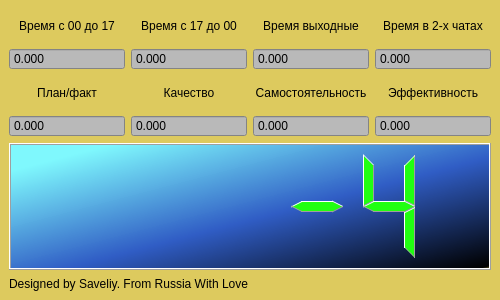
<?xml version="1.0" encoding="UTF-8"?>
<ui version="4.0">
 <class>MainWindow</class>
 <widget class="QMainWindow" name="MainWindow">
  <property name="enabled">
   <bool>true</bool>
  </property>
  <property name="geometry">
   <rect>
    <x>0</x>
    <y>0</y>
    <width>500</width>
    <height>300</height>
   </rect>
  </property>
  <property name="sizePolicy">
   <sizepolicy hsizetype="Fixed" vsizetype="Fixed">
    <horstretch>0</horstretch>
    <verstretch>0</verstretch>
   </sizepolicy>
  </property>
  <property name="windowTitle">
   <string>MainWindow</string>
  </property>
  <property name="styleSheet">
   <string notr="true">background-color: rgb(221, 202, 94);</string>
  </property>
  <widget class="QWidget" name="centralwidget">
   <layout class="QVBoxLayout" name="verticalLayout">
    <item>
     <layout class="QGridLayout" name="gridLayout">
      <item row="0" column="0">
       <widget class="QLabel" name="zeroseven">
        <property name="styleSheet">
         <string notr="true">color: rgb(0, 0, 0);</string>
        </property>
        <property name="frameShadow">
         <enum>QFrame::Raised</enum>
        </property>
        <property name="text">
         <string>Время с 00 до 17</string>
        </property>
        <property name="scaledContents">
         <bool>true</bool>
        </property>
        <property name="alignment">
         <set>Qt::AlignCenter</set>
        </property>
       </widget>
      </item>
      <item row="0" column="3">
       <widget class="QLabel" name="twochats">
        <property name="styleSheet">
         <string notr="true">color: rgb(0, 0, 0);</string>
        </property>
        <property name="frameShadow">
         <enum>QFrame::Raised</enum>
        </property>
        <property name="text">
         <string>Время в 2-х чатах</string>
        </property>
        <property name="scaledContents">
         <bool>true</bool>
        </property>
        <property name="alignment">
         <set>Qt::AlignCenter</set>
        </property>
       </widget>
      </item>
      <item row="0" column="1">
       <widget class="QLabel" name="sevenzero">
        <property name="styleSheet">
         <string notr="true">color: rgb(0, 0, 0);</string>
        </property>
        <property name="frameShadow">
         <enum>QFrame::Raised</enum>
        </property>
        <property name="text">
         <string>Время с 17 до 00</string>
        </property>
        <property name="scaledContents">
         <bool>true</bool>
        </property>
        <property name="alignment">
         <set>Qt::AlignCenter</set>
        </property>
       </widget>
      </item>
      <item row="0" column="2">
       <widget class="QLabel" name="holy">
        <property name="styleSheet">
         <string notr="true">color: rgb(0, 0, 0);</string>
        </property>
        <property name="frameShadow">
         <enum>QFrame::Raised</enum>
        </property>
        <property name="text">
         <string>Время выходные</string>
        </property>
        <property name="scaledContents">
         <bool>true</bool>
        </property>
        <property name="alignment">
         <set>Qt::AlignCenter</set>
        </property>
       </widget>
      </item>
      <item row="2" column="0">
       <widget class="QLabel" name="plaf">
        <property name="styleSheet">
         <string notr="true">color: rgb(0, 0, 0);</string>
        </property>
        <property name="frameShadow">
         <enum>QFrame::Raised</enum>
        </property>
        <property name="text">
         <string>План/факт</string>
        </property>
        <property name="scaledContents">
         <bool>true</bool>
        </property>
        <property name="alignment">
         <set>Qt::AlignCenter</set>
        </property>
       </widget>
      </item>
      <item row="2" column="1">
       <widget class="QLabel" name="quality">
        <property name="styleSheet">
         <string notr="true">color: rgb(2, 2, 2);</string>
        </property>
        <property name="frameShadow">
         <enum>QFrame::Raised</enum>
        </property>
        <property name="text">
         <string>Качество</string>
        </property>
        <property name="scaledContents">
         <bool>true</bool>
        </property>
        <property name="alignment">
         <set>Qt::AlignCenter</set>
        </property>
       </widget>
      </item>
      <item row="2" column="2">
       <widget class="QLabel" name="samost">
        <property name="styleSheet">
         <string notr="true">color: rgb(0, 0, 0);</string>
        </property>
        <property name="frameShadow">
         <enum>QFrame::Raised</enum>
        </property>
        <property name="text">
         <string>Самостоятельность</string>
        </property>
        <property name="scaledContents">
         <bool>true</bool>
        </property>
        <property name="alignment">
         <set>Qt::AlignCenter</set>
        </property>
       </widget>
      </item>
      <item row="2" column="3">
       <widget class="QLabel" name="effect">
        <property name="styleSheet">
         <string notr="true">color: rgb(0, 0, 0);</string>
        </property>
        <property name="frameShadow">
         <enum>QFrame::Raised</enum>
        </property>
        <property name="text">
         <string>Эффективность</string>
        </property>
        <property name="scaledContents">
         <bool>true</bool>
        </property>
        <property name="alignment">
         <set>Qt::AlignCenter</set>
        </property>
       </widget>
      </item>
      <item row="1" column="0">
       <widget class="QDoubleSpinBox" name="zeroseven_data">
        <property name="styleSheet">
         <string notr="true">background-color: rgb(185, 185, 185);
</string>
        </property>
        <property name="buttonSymbols">
         <enum>QAbstractSpinBox::NoButtons</enum>
        </property>
        <property name="decimals">
         <number>3</number>
        </property>
        <property name="maximum">
         <double>1000.000000000000000</double>
        </property>
       </widget>
      </item>
      <item row="1" column="1">
       <widget class="QDoubleSpinBox" name="sevenzero_data">
        <property name="styleSheet">
         <string notr="true">
background-color: rgb(185, 185, 185);</string>
        </property>
        <property name="buttonSymbols">
         <enum>QAbstractSpinBox::NoButtons</enum>
        </property>
        <property name="decimals">
         <number>3</number>
        </property>
        <property name="maximum">
         <double>1000.000000000000000</double>
        </property>
       </widget>
      </item>
      <item row="1" column="2">
       <widget class="QDoubleSpinBox" name="holy_data">
        <property name="styleSheet">
         <string notr="true">background-color: rgb(185, 185, 185);</string>
        </property>
        <property name="buttonSymbols">
         <enum>QAbstractSpinBox::NoButtons</enum>
        </property>
        <property name="decimals">
         <number>3</number>
        </property>
        <property name="maximum">
         <double>1000.000000000000000</double>
        </property>
       </widget>
      </item>
      <item row="1" column="3">
       <widget class="QDoubleSpinBox" name="twochats_data">
        <property name="styleSheet">
         <string notr="true">background-color: rgb(185, 185, 185);</string>
        </property>
        <property name="buttonSymbols">
         <enum>QAbstractSpinBox::NoButtons</enum>
        </property>
        <property name="decimals">
         <number>3</number>
        </property>
        <property name="maximum">
         <double>1000.000000000000000</double>
        </property>
       </widget>
      </item>
      <item row="3" column="0">
       <widget class="QDoubleSpinBox" name="plaf_data">
        <property name="styleSheet">
         <string notr="true">background-color: rgb(185, 185, 185);</string>
        </property>
        <property name="buttonSymbols">
         <enum>QAbstractSpinBox::NoButtons</enum>
        </property>
        <property name="decimals">
         <number>3</number>
        </property>
        <property name="maximum">
         <double>100.000000000000000</double>
        </property>
        <property name="singleStep">
         <double>0.010000000000000</double>
        </property>
       </widget>
      </item>
      <item row="3" column="1">
       <widget class="QDoubleSpinBox" name="quality_data">
        <property name="styleSheet">
         <string notr="true">background-color: rgb(185, 185, 185);</string>
        </property>
        <property name="buttonSymbols">
         <enum>QAbstractSpinBox::NoButtons</enum>
        </property>
        <property name="decimals">
         <number>3</number>
        </property>
        <property name="maximum">
         <double>100.000000000000000</double>
        </property>
        <property name="singleStep">
         <double>0.010000000000000</double>
        </property>
       </widget>
      </item>
      <item row="3" column="2">
       <widget class="QDoubleSpinBox" name="samost_data">
        <property name="styleSheet">
         <string notr="true">background-color: rgb(185, 185, 185);</string>
        </property>
        <property name="buttonSymbols">
         <enum>QAbstractSpinBox::NoButtons</enum>
        </property>
        <property name="decimals">
         <number>3</number>
        </property>
        <property name="maximum">
         <double>100.000000000000000</double>
        </property>
        <property name="singleStep">
         <double>0.010000000000000</double>
        </property>
       </widget>
      </item>
      <item row="3" column="3">
       <widget class="QDoubleSpinBox" name="effect_data">
        <property name="styleSheet">
         <string notr="true">background-color: rgb(185, 185, 185);</string>
        </property>
        <property name="buttonSymbols">
         <enum>QAbstractSpinBox::NoButtons</enum>
        </property>
        <property name="decimals">
         <number>3</number>
        </property>
        <property name="maximum">
         <double>30.000000000000000</double>
        </property>
        <property name="singleStep">
         <double>0.010000000000000</double>
        </property>
       </widget>
      </item>
     </layout>
    </item>
    <item>
     <widget class="QLCDNumber" name="coin_data">
      <property name="styleSheet">
       <string notr="true">color: rgb(33, 255, 17);
background-color: rgb(103, 209, 255);
background-color: qlineargradient(spread:pad, x1:0, y1:0, x2:1, y2:1, stop:0.112745 rgba(125, 249, 255, 252), stop:0.553922 rgba(48, 93, 197, 255), stop:0.98 rgba(0, 0, 0, 255), stop:1 rgba(0, 0, 0, 0));</string>
      </property>
      <property name="smallDecimalPoint">
       <bool>true</bool>
      </property>
      <property name="digitCount">
       <number>5</number>
      </property>
      <property name="mode">
       <enum>QLCDNumber::Dec</enum>
      </property>
      <property name="segmentStyle">
       <enum>QLCDNumber::Filled</enum>
      </property>
      <property name="value" stdset="0">
       <double>-4.000000000000000</double>
      </property>
      <property name="intValue" stdset="0">
       <number>-4</number>
      </property>
     </widget>
    </item>
    <item>
     <widget class="QLabel" name="Copyright">
      <property name="maximumSize">
       <size>
        <width>16777215</width>
        <height>15</height>
       </size>
      </property>
      <property name="text">
       <string notr="true">Designed by Saveliy. From Russia With Love</string>
      </property>
     </widget>
    </item>
   </layout>
  </widget>
 </widget>
 <resources/>
 <connections/>
</ui>
